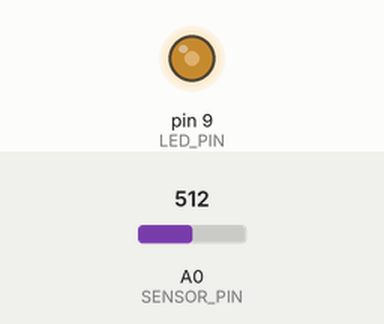
A sketch run on a simulated Arduino Uno, built with avr-gcc and run on an emulated ATmega328P. On the bench: output pins drawn as LEDs (lit = HIGH). The test bench sets the inputs (shaded band); at power-on: A0 (SENSOR_PIN) = 512.

Above: at 1.2 s.
1.3 s: A0 (SENSOR_PIN) set to 306
At 2.1 s:
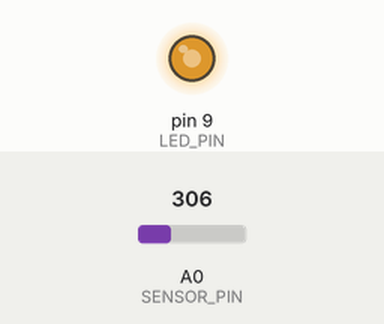
2.8 s: A0 (SENSOR_PIN) set to 122
At 3.2 s:
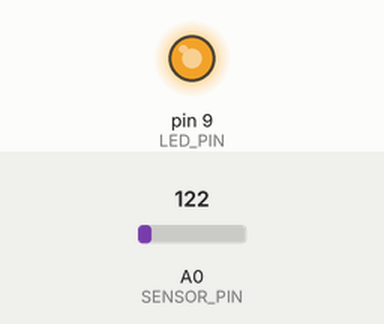
4.3 s: A0 (SENSOR_PIN) set to 900
At 5.5 s:
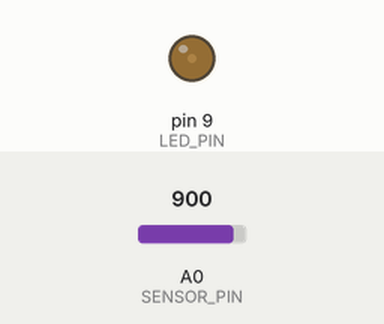
5.8 s: A0 (SENSOR_PIN) set to 511
At 6.7 s:
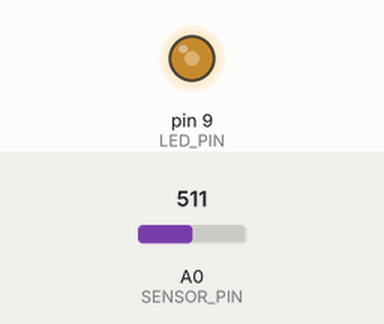
Timing chart, 0 to 8.3 s (numbered marks = the images above; inputs shaded):
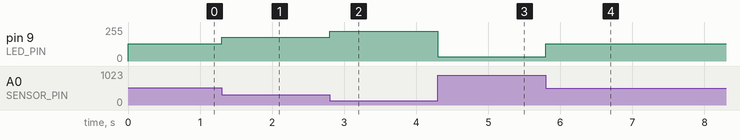

The sketch:

LED_breath.ino
```cpp
#define LED_PIN 9
#define SENSOR_PIN A0

void setup() {
  // put your setup code here, to run once:
  pinMode(LED_PIN, OUTPUT);
}

void loop() {
  int sensorValue = analogRead(SENSOR_PIN);
  int pwmValue = map(sensorValue, 0, 1024, 255, 0);
  analogWrite(LED_PIN, pwmValue);
}
```

Measured:
- after the input at 1.3 s, pin 9 (LED_PIN): 128/255 → 179/255 at once
- after the input at 2.8 s, pin 9 (LED_PIN): 179/255 → 225/255 at once
- after the input at 4.3 s, pin 9 (LED_PIN): 225/255 → 31/255 at once
- after the input at 5.8 s, pin 9 (LED_PIN): 31/255 → 128/255 at once
